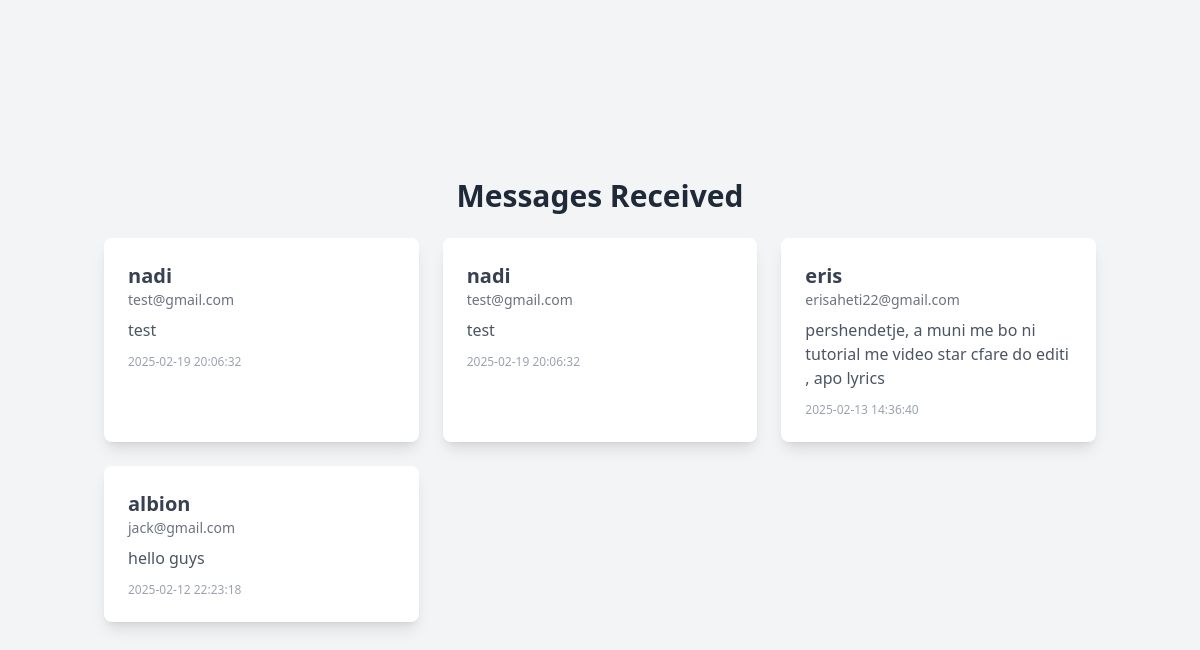
Page /view_messages.php on the committed database.
### tables this page shows
CREATE TABLE `messages` (
  `id` int(11) NOT NULL,
  `name` varchar(255) NOT NULL,
  `email` varchar(255) NOT NULL,
  `message` text NOT NULL,
  `created_at` timestamp NOT NULL DEFAULT current_timestamp()
);

### view_messages.php (the view, shortened to what this page needs)
<?php
$servername = "localhost";
$username = "root";
$password = "";
$dbname = "message_db";
$conn = new mysqli($servername, $username, $password, $dbname);
$result = $conn->query("SELECT * FROM messages ORDER BY created_at DESC");
?>
<!DOCTYPE html>
<html lang="en">
<head>
    <script src="https://cdn.tailwindcss.com"></script>
</head>
<body class="bg-gray-100 flex justify-center items-center min-h-screen">
    <div class="container mx-auto px-4 py-8">
        <h2 class="text-3xl font-bold text-center text-gray-800 mb-6">Messages Received</h2>
        <div class="grid md:grid-cols-2 lg:grid-cols-3 gap-6">
            <?php while ($row = $result->fetch_assoc()): ?>
                <div class="bg-white shadow-lg rounded-lg p-6">
                    <h3 class="text-xl font-semibold text-gray-700"><?php echo htmlspecialchars($row['name']); ?></h3>
                    <p class="text-sm text-gray-500"><?php echo htmlspecialchars($row['email']); ?></p>
                    <p class="mt-2 text-gray-600"><?php echo nl2br(htmlspecialchars($row['message'])); ?></p>
                    <span class="text-xs text-gray-400 mt-3 block"><?php echo $row['created_at']; ?></span>
                </div>
            <?php endwhile; ?>
        </div>
    </div>
</body>
</html>

### rows in the picture
messages: name "nadi", email "test@gmail.com", message "test", created_at "2025-02-19 20:06:32"
messages: name "nadi", email "test@gmail.com", message "test", created_at "2025-02-19 20:06:32"
messages: name "eris", email "erisaheti22@gmail.com", message "pershendetje, a muni me bo ni tutorial me video star cfare do editi , apo lyrics", created_at "2025-02-13 14:36:40"
messages: name "albion", email "jack@gmail.com", message "hello guys", created_at "2025-02-12 22:23:18"
